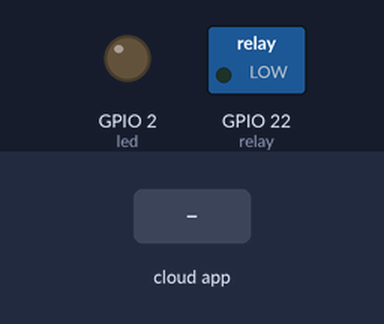
The sketch below on a simulated ESP32. Shown: switched loads named in the sketch (green lamp = pin HIGH), output pins drawn as LEDs (lit = HIGH). Inputs (shaded band) come from the test bench. WiFi joins after 1.5 s; servers stay silent unless stated; the Firebase database answers and starts empty; what the sketch prints to the serial monitor is not drawn.

Above: at 2.7 s.
2.8 s: the phone or cloud app sets MOTOR to 1
At 4.0 s:
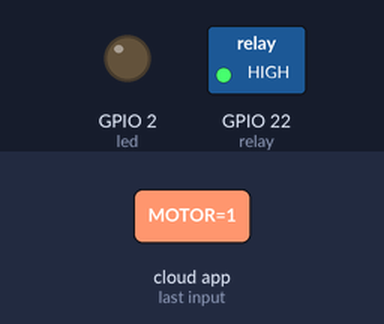
5.8 s: the phone or cloud app sets MOTOR to 0
At 7.7 s:
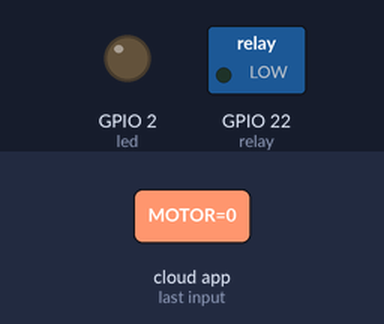
Timing chart, 0 to 9.2 s (numbered marks = the images above; inputs shaded):
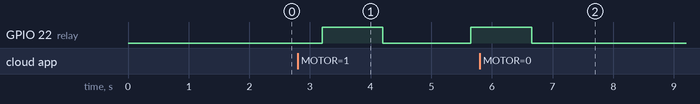

The sketch:

PB3.1.ino
```cpp
#include <FirebaseESP32.h>
#include <WiFi.h>

#define FIREBASE_HOST "https://grupot207aplicaciones-9fcc5-default-rtdb.firebaseio.com/" //nombre proyecto Firebase
#define FIREBASE_Authorization_key "QMnJNlbnp3V8b1oWdHLYg8QJbGsicnHUAe1c2XRH"
#define WIFI_SSID "UTEQ-Alumnos" // Modificar el nombre del proveedor de servicios internet
#define WIFI_PASSWORD "" // Modificar el password del Wifi


FirebaseData firebaseData;
FirebaseJson json;
int estado;
int led=2; // led de puerto GPIO 2

#include <Adafruit_Sensor.h>
#include "DHT.h"
#define DHTPIN 4
#define DHTTYPE DHT11
DHT dht(DHTPIN, DHTTYPE); // dht(puerto, dispositivo) instancia de la
//clase DHT
const int relay=22;

void setup() {
Serial.begin(9600);
pinMode(relay,OUTPUT);
pinMode(led,OUTPUT);
WiFi.begin (WIFI_SSID, WIFI_PASSWORD);
Serial.print("Connecting...");
while (WiFi.status() != WL_CONNECTED)
{
Serial.print(".");
delay(300);
}
Serial.println();

Serial.print("IP Address: ");
Serial.println(WiFi.localIP());
Serial.println();
Firebase.begin(FIREBASE_HOST,FIREBASE_Authorization_key);
}

void loop() {
int motor;
Firebase.getInt(firebaseData, "/MiESP32/MOTOR");
motor=firebaseData.intData();
Serial.println(motor);
delay(200);
if(motor ==1) {
digitalWrite(relay,HIGH);
delay(1000);
digitalWrite(relay,LOW);
delay(1000);
}else{
digitalWrite(relay,LOW);
}
delay(100);
}
```

Measured:
- after the input at 2.8 s, GPIO 22 (relay): LOW → HIGH after 0.40 s, → LOW 1.0 s later, → HIGH 1.5 s later
- after the input at 5.8 s, GPIO 22 (relay): goes on until 6.7 s, then stays LOW
